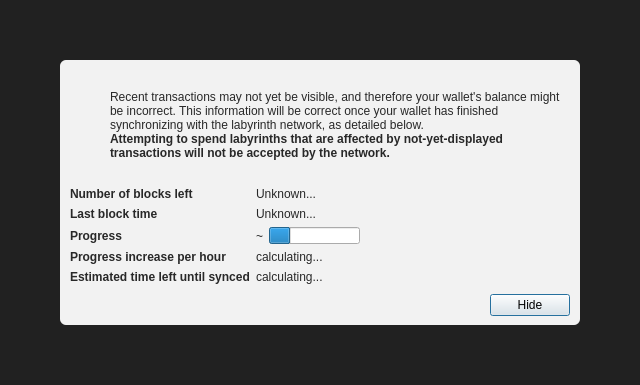
<?xml version="1.0" encoding="UTF-8"?>
<ui version="4.0">
 <class>ModalOverlay</class>
 <widget class="QWidget" name="ModalOverlay">
  <property name="geometry">
   <rect>
    <x>0</x>
    <y>0</y>
    <width>640</width>
    <height>385</height>
   </rect>
  </property>
  <property name="windowTitle">
   <string>Form</string>
  </property>
  <layout class="QVBoxLayout" name="verticalLayout" stretch="0">
   <property name="sizeConstraint">
    <enum>QLayout::SetDefaultConstraint</enum>
   </property>
   <property name="leftMargin">
    <number>0</number>
   </property>
   <property name="topMargin">
    <number>0</number>
   </property>
   <property name="rightMargin">
    <number>0</number>
   </property>
   <property name="bottomMargin">
    <number>0</number>
   </property>
   <item>
    <widget class="QWidget" name="bgWidget" native="true">
     <property name="styleSheet">
      <string notr="true">#bgWidget { background: rgba(0,0,0,220); }</string>
     </property>
     <layout class="QVBoxLayout" name="verticalLayoutMain" stretch="1">
      <property name="leftMargin">
       <number>60</number>
      </property>
      <property name="topMargin">
       <number>60</number>
      </property>
      <property name="rightMargin">
       <number>60</number>
      </property>
      <property name="bottomMargin">
       <number>60</number>
      </property>
      <item>
       <widget class="QWidget" name="contentWidget" native="true">
        <property name="styleSheet">
         <string notr="true">#contentWidget { background: rgba(255,255,255,240); border-radius: 6px; }

QLabel { color: rgb(40,40,40);  }</string>
        </property>
        <layout class="QVBoxLayout" name="verticalLayoutSub" stretch="1,0,0,0">
         <property name="spacing">
          <number>0</number>
         </property>
         <property name="leftMargin">
          <number>10</number>
         </property>
         <property name="topMargin">
          <number>10</number>
         </property>
         <property name="rightMargin">
          <number>10</number>
         </property>
         <property name="bottomMargin">
          <number>10</number>
         </property>
         <item>
          <layout class="QHBoxLayout" name="horizontalLayoutIconText" stretch="0,1">
           <property name="topMargin">
            <number>20</number>
           </property>
           <item>
            <layout class="QVBoxLayout" name="verticalLayoutIcon">
             <property name="leftMargin">
              <number>0</number>
             </property>
             <item>
              <widget class="QPushButton" name="warningIcon">
               <property name="enabled">
                <bool>false</bool>
               </property>
               <property name="text">
                <string/>
               </property>
               <property name="icon">
                <iconset>
                 <normaloff>:/icons/warning</normaloff>
                 <disabledoff>:/icons/warning</disabledoff>:/icons/warning</iconset>
               </property>
               <property name="iconSize">
                <size>
                 <width>48</width>
                 <height>48</height>
                </size>
               </property>
               <property name="flat">
                <bool>true</bool>
               </property>
              </widget>
             </item>
             <item>
              <spacer name="verticalSpacerWarningIcon">
               <property name="orientation">
                <enum>Qt::Vertical</enum>
               </property>
               <property name="sizeHint" stdset="0">
                <size>
                 <width>20</width>
                 <height>40</height>
                </size>
               </property>
              </spacer>
             </item>
            </layout>
           </item>
           <item>
            <layout class="QVBoxLayout" name="verticalLayoutInfoText">
             <property name="leftMargin">
              <number>0</number>
             </property>
             <property name="topMargin">
              <number>0</number>
             </property>
             <item>
              <widget class="QLabel" name="infoText">
               <property name="text">
                <string>Recent transactions may not yet be visible, and therefore your wallet's balance might be incorrect. This information will be correct once your wallet has finished synchronizing with the labyrinth network, as detailed below.</string>
               </property>
               <property name="textFormat">
                <enum>Qt::RichText</enum>
               </property>
               <property name="wordWrap">
                <bool>true</bool>
               </property>
              </widget>
             </item>
             <item>
              <widget class="QLabel" name="infoTextStrong">
               <property name="font">
                <font>
                 <weight>75</weight>
                 <bold>true</bold>
                </font>
               </property>
               <property name="text">
                <string>Attempting to spend labyrinths that are affected by not-yet-displayed transactions will not be accepted by the network.</string>
               </property>
               <property name="textFormat">
                <enum>Qt::RichText</enum>
               </property>
               <property name="wordWrap">
                <bool>true</bool>
               </property>
              </widget>
             </item>
             <item>
              <spacer name="verticalSpacerInTextSpace">
               <property name="orientation">
                <enum>Qt::Vertical</enum>
               </property>
               <property name="sizeHint" stdset="0">
                <size>
                 <width>20</width>
                 <height>40</height>
                </size>
               </property>
              </spacer>
             </item>
            </layout>
           </item>
          </layout>
         </item>
         <item>
          <spacer name="verticalSpacerAfterText">
           <property name="orientation">
            <enum>Qt::Vertical</enum>
           </property>
           <property name="sizeHint" stdset="0">
            <size>
             <width>20</width>
             <height>40</height>
            </size>
           </property>
          </spacer>
         </item>
         <item>
          <layout class="QFormLayout" name="formLayout">
           <property name="fieldGrowthPolicy">
            <enum>QFormLayout::FieldsStayAtSizeHint</enum>
           </property>
           <property name="horizontalSpacing">
            <number>6</number>
           </property>
           <property name="verticalSpacing">
            <number>6</number>
           </property>
           <property name="topMargin">
            <number>10</number>
           </property>
           <item row="0" column="0">
            <widget class="QLabel" name="labelNumberOfBlocksLeft">
             <property name="font">
              <font>
               <weight>75</weight>
               <bold>true</bold>
              </font>
             </property>
             <property name="text">
              <string>Number of blocks left</string>
             </property>
            </widget>
           </item>
           <item row="0" column="1">
            <widget class="QLabel" name="numberOfBlocksLeft">
             <property name="text">
              <string>Unknown...</string>
             </property>
            </widget>
           </item>
           <item row="1" column="0">
            <widget class="QLabel" name="labelLastBlockTime">
             <property name="font">
              <font>
               <weight>75</weight>
               <bold>true</bold>
              </font>
             </property>
             <property name="text">
              <string>Last block time</string>
             </property>
            </widget>
           </item>
           <item row="1" column="1">
            <widget class="QLabel" name="newestBlockDate">
             <property name="sizePolicy">
              <sizepolicy hsizetype="Maximum" vsizetype="Preferred">
               <horstretch>0</horstretch>
               <verstretch>0</verstretch>
              </sizepolicy>
             </property>
             <property name="text">
              <string>Unknown...</string>
             </property>
            </widget>
           </item>
           <item row="2" column="0">
            <widget class="QLabel" name="labelSyncDone">
             <property name="font">
              <font>
               <weight>75</weight>
               <bold>true</bold>
              </font>
             </property>
             <property name="text">
              <string>Progress</string>
             </property>
            </widget>
           </item>
           <item row="2" column="1">
            <layout class="QHBoxLayout" name="horizontalLayoutSync" stretch="0,1">
             <item>
              <widget class="QLabel" name="percentageProgress">
               <property name="text">
                <string notr="true">~</string>
               </property>
              </widget>
             </item>
             <item>
              <widget class="QProgressBar" name="progressBar">
               <property name="value">
                <number>24</number>
               </property>
               <property name="format">
                <string/>
               </property>
              </widget>
             </item>
            </layout>
           </item>
           <item row="4" column="0">
            <widget class="QLabel" name="labelProgressIncrease">
             <property name="font">
              <font>
               <weight>75</weight>
               <bold>true</bold>
              </font>
             </property>
             <property name="text">
              <string>Progress increase per hour</string>
             </property>
            </widget>
           </item>
           <item row="4" column="1">
            <widget class="QLabel" name="progressIncreasePerH">
             <property name="text">
              <string>calculating...</string>
             </property>
            </widget>
           </item>
           <item row="5" column="0">
            <widget class="QLabel" name="labelEstimatedTimeLeft">
             <property name="font">
              <font>
               <weight>75</weight>
               <bold>true</bold>
              </font>
             </property>
             <property name="text">
              <string>Estimated time left until synced</string>
             </property>
            </widget>
           </item>
           <item row="5" column="1">
            <widget class="QLabel" name="expectedTimeLeft">
             <property name="text">
              <string>calculating...</string>
             </property>
            </widget>
           </item>
          </layout>
         </item>
         <item>
          <layout class="QHBoxLayout" name="horizontalLayoutButtons">
           <property name="leftMargin">
            <number>10</number>
           </property>
           <property name="topMargin">
            <number>10</number>
           </property>
           <item>
            <spacer name="horizontalSpacer">
             <property name="orientation">
              <enum>Qt::Horizontal</enum>
             </property>
             <property name="sizeHint" stdset="0">
              <size>
               <width>40</width>
               <height>20</height>
              </size>
             </property>
            </spacer>
           </item>
           <item>
            <widget class="QPushButton" name="closeButton">
             <property name="text">
              <string>Hide</string>
             </property>
             <property name="shortcut">
              <string>Esc</string>
             </property>
             <property name="focusPolicy">
              <enum>Qt::StrongFocus</enum>
             </property>
             <property name="default">
              <bool>true</bool>
             </property>
            </widget>
           </item>
          </layout>
         </item>
        </layout>
       </widget>
      </item>
     </layout>
    </widget>
   </item>
  </layout>
 </widget>
 <resources/>
 <connections/>
</ui>
